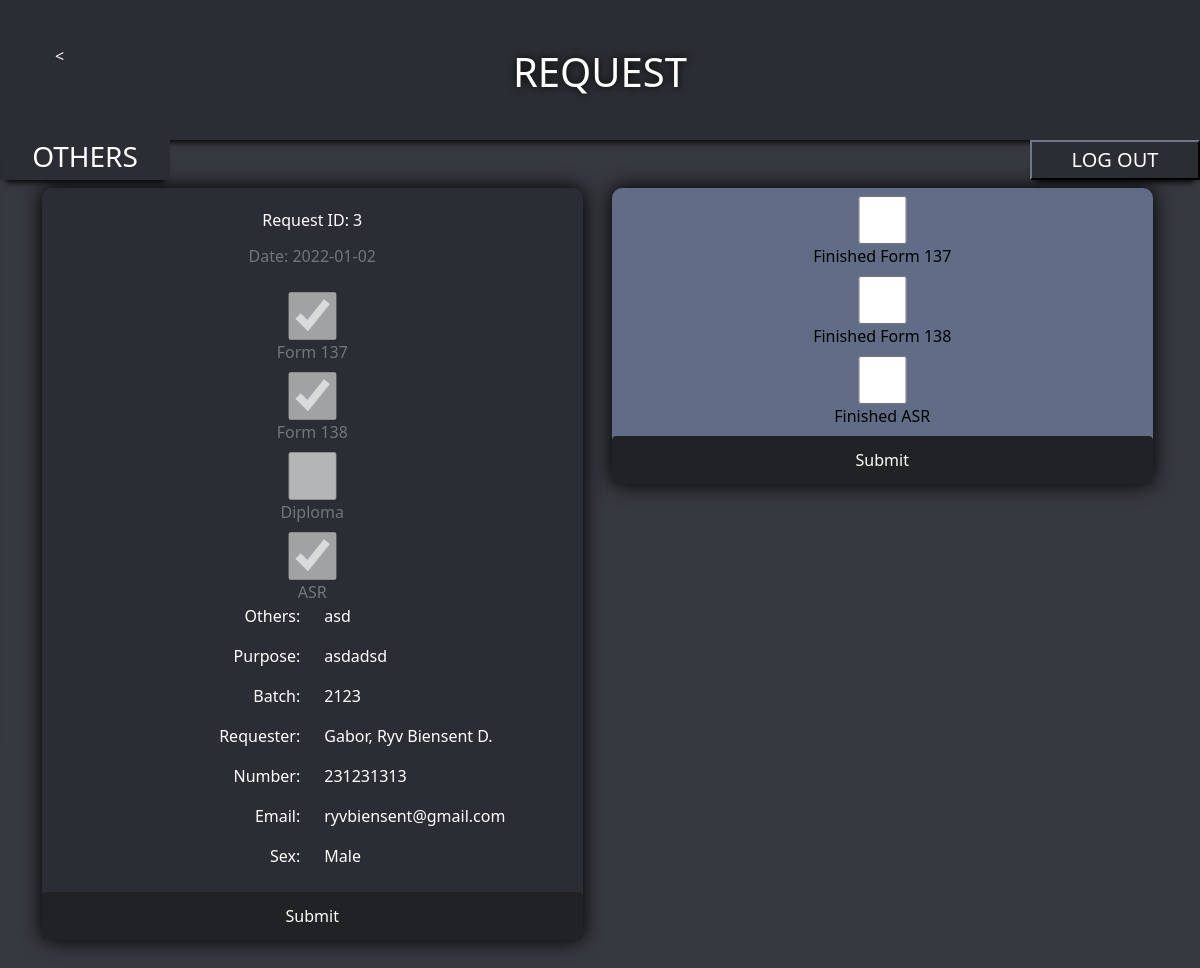
Screenshot of /request.php?id=3 (signed in) with the database file from the repository.
### tables this page shows
CREATE TABLE `requests` (
  `reqid` int(100) NOT NULL,
  `stud_id` varchar(30) NOT NULL,
  `lname` varchar(30) NOT NULL,
  `fname` varchar(30) NOT NULL,
  `mi` varchar(30) NOT NULL,
  `date` date NOT NULL,
  `form137` int(11) NOT NULL,
  `form138` int(11) NOT NULL,
  `diploma` int(11) NOT NULL,
  `asr` int(11) NOT NULL,
  `others` varchar(30) NOT NULL,
  `purpose` text NOT NULL,
  `batch` varchar(4) NOT NULL,
  `sig` varchar(50) NOT NULL,
  `number` int(20) NOT NULL,
  `email` varchar(50) NOT NULL,
  `sex` varchar(30) NOT NULL
);

### request.php (the view, shortened to what this page needs)
<?php
	$con=mysqli_connect('localhost','root',"","erlss");
	if(mysqli_connect_errno()){
		echo"Failed to connect to mysql:".mysqli_connect_error;
	}
	else{
		if (isset($_SESSION['adminuser'])){
			$sql = "select * from requests where reqid = '" . $_GET['id'] . "'";
			$res = mysqli_query($con,$sql);
			$data = mysqli_fetch_array($res);
			$reqid = $data['reqid'];
			$lname = $data['lname'];
			$fname = $data['fname'];
			$mi = $data['mi'];
			$date = $data['date'];
			$form137 = $data['form137'];
			$form138 = $data['form138'];
			$diploma = $data['diploma'];
			$asr = $data['asr'];
			$others = $data['others'];
			$purpose = $data['purpose'];
			$batch = $data['batch'];
			$num = $data['number'];
			$email = $data['email'];
			$sex = $data['sex'];
		}
		else{
			header("location:adminl.php");
		}
	}
?>
<html>
<head>
	<link href="https://cdn.jsdelivr.net/npm/bootstrap@5.1.3/dist/css/bootstrap.min.css" rel="stylesheet">
	<link href="template.css" rel="stylesheet">
</head>
<body>
<div class="container-fluid p-5 text-center bg-202225">
<h1 style="margin-bottom: -7vh">REQUEST</h1>
  <div class="back">
		<?php
			echo '<form><input style="text-decoration: none; text-align: left; color: white; background-color: #2A2D33; border-color: #2A2D33;width: 2vw; height: 5vh;" type="button" value="<" onClick="javascript:history.go(-1)"></form>';
			?>
		</div>
</div>
<div class="fancy"><h3> OTHERS</h3></div>
	<form action="out.php" class='logoutd'>
		<input class='logout' type="submit" value="LOG OUT">
	</form>
<div class="container mt-5">
    <div class="row">
		<div class='col-sm-6'>
			<form onsubmit = "return confirm('Confirm Completion');" action = "reqcheck.php" method="get" style="text-align:center">
			<div  style='background-color:#2A2D33; border-radius: 10px; box-shadow: 0 0 20px 0.5px black; width: 99%;'>
		<?php
			echo "<input type = 'text' readonly value = 'Request ID: " . $reqid . "' style='background-color: #2A2D33; border: 0;'>";
			echo "<p> Date: " . $date . "</p>";
			if($form137 == 1 || $form137 == 2){
				echo "<input type='checkbox' disabled checked><label> Form 137 </label>";
			}
			else{
				echo "<input type='checkbox' disabled><label> Form137 </label>";
			}
			if($form138 == 1 || $form138 == 2){
				echo "<input type='checkbox' disabled checked><label> Form 138 </label>";
			}
			else{
				echo "<input type='checkbox' disabled><label> Form 138</label>";
			}
			if($diploma == 1 || $diploma == 2){
				echo "<input type='checkbox' disabled checked><label> Diploma </label>";
			}
			else{
				echo "<input type='checkbox' disabled><label> Diploma </label>";
			}
			if($asr == 1 || $asr == 2){
				echo "<input type='checkbox' disabled checked><label> ASR </label>";
			}
			else{
				echo "<input type='checkbox' disabled><label> ASR </label>";
			}
			echo "<div class='row align-items-end'>";
			echo "<div class='col-sm-6' style = 'text-align: right; color: white;'>Others: </p> <p>Purpose: </p> <p>Batch: </p> <p>Requester: </p> <p>Number: </p> <p>Email: </p> <p>Sex: </p></div>";
			echo "<div class='col-sm-6' style = 'text-align: left; color: white;'><p>" . $others . "</p>";
			echo "<p>" . $purpose . "</p>";
			echo "<p>" . $batch . "</p>";
			echo "<p>" . $lname . ", " . $fname . " " . $mi[0] . "." . "</p>";
			echo "<p>" . $num . "</p>";
			echo "<p>" . $email . "</p>";
			echo "<p>" . $sex . "</p></div></div>";
			echo "<input type='submit'>";
			?>
		</div></form>
		</div>
	<div class='col-sm-6'>
		<div  style='background-color:#616d87;border-radius: 10px; box-shadow: 0 0 20px 0.5px black; width: 99%'>
		<form action="partialcheck.php" method="post" style="text-align:center">
		<?php
				if($form137 == 1){
					echo "<input type='checkbox' name='form137' value=2><label style = 'color: black;'> Finished Form 137 </label>";
				}
				else if($form137 == 2){
					echo "<input type='hidden' value='0' name='form137'>";
					echo "<input checked type='checkbox' name='form137' value=2><label style = 'color: black;'> Finished Form 137 </label>";
				}
				if($form138 == 1){
					echo "<input type='checkbox' name='form138' value=2><label style = 'color: black;'> Finished Form 138 </label>";
				}
				else if($form138 == 2){
					echo "<input type='hidden' value='0' name='form138'>";
					echo "<input checked type='checkbox' name='form138' value=2><label style = 'color: black;'> Finished Form 138 </label>";
				}
				if($asr == 1){
					echo "<input type='checkbox' name='asr' value=2><label style = 'color: black;'> Finished ASR </label>";
				}
				else if($asr == 2){
					echo "<input type='hidden' value='0' name='asr'>";
					echo "<input checked type='checkbox' name='asr' value=2><label style = 'color: black;'> Finished ASR </label>";
				}
			?>
		<input type = "submit">
	</form>
</div>
</div>
</body>
</html>

### template.css (style rules this page uses)
div input,select,textarea { width: 100%; height: 6vh; margin-top: 1vh; border : 0.2vh solid grey; border-radius: 0.5vh; text-align: center; background-color: #202225; border-color: #202225; color: white; }
h3 { text-align: center; }
.fancy { position: absolute; width: 170px; height: 40px; font-size: 20px; transition:all .1s ease-in-out; background-color: #2f3136; background-color: #2A2D33; -webkit-box-shadow: 0 8px 6px -6px black; -moz-box-shadow: 0 8px 6px -6px black; box-shadow: 0 8px 6px -6px black; color: white; }
.logoutd { margin-right: 10vw; text-align: right; }
.logout { position: absolute; font-size: 20px; right: 0; height: 40px; width: 170px; transition:all .1s ease-in-out; background-color: #2A2D33; border-color: #2A2D33; -webkit-box-shadow: 0 8px 6px -6px black; -moz-box-shadow: 0 8px 6px -6px black; box-shadow: 0 8px 6px -6px black; color: white; }
body { background-color: #36393f; color: #72767d; }
.container-fluid { background-color: #2A2D33; -webkit-box-shadow: 0 8px 6px -6px black; -moz-box-shadow: 0 8px 6px -6px black; box-shadow: 0 8px 6px -6px black; color: white; }
h1 { text-shadow: 0 0 1vh black; }
::placeholder { color: #F3F3F3; }
.back { text-align: left; }

### rows the page displays
requests: reqid "Request ID: 3", date "2022-01-02", others "asd", purpose "asdadsd", batch "2123", lname "Gabor", fname "Ryv Biensent", mi "D", number "231231313", email "ryvbiensent@gmail.com", sex "Male"
